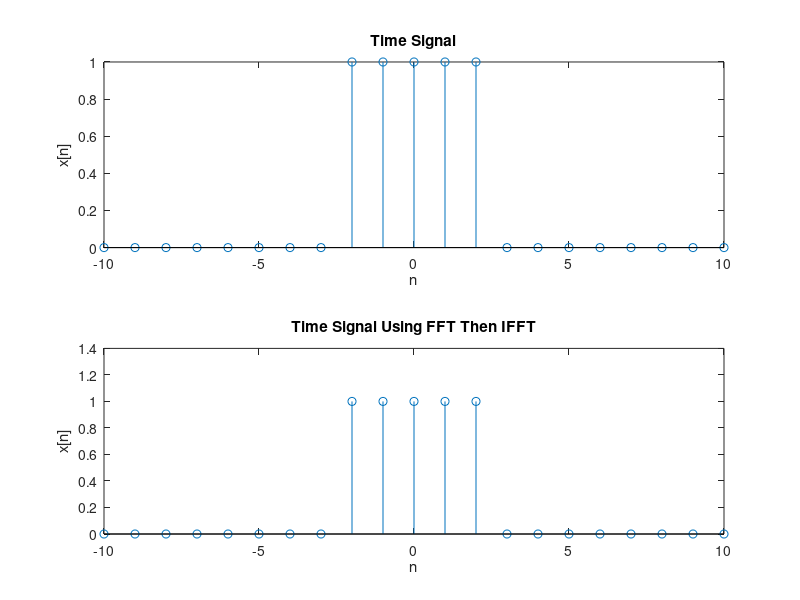

MATLAB code for this plot:
% Nicholas Kawwas (40124338)
% ELEC 342 UK-X Lab 3 - Question 3
% Calculate Inverse DFT Using ifft

clc;
clear all;
close all;
 
n=-10:10;
 
Xn=zeros(1, 21);
Xn(9:13) = 1;
 
subplot(2, 1, 1)
stem(n,Xn)
ylabel('x[n]');
xlabel('n');
title('Time Signal');
 
w=0:2*pi/length(n):2*pi-2*pi/length(n);
 
Xfft = fft(Xn);
Xnifft = ifft(Xfft);
 
subplot(2, 1, 2)
stem(n, abs(Xnifft))
ylabel('x[n]');
xlabel('n');
title('Time Signal Using FFT Then IFFT');

